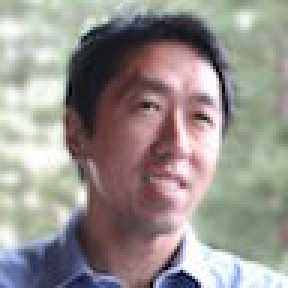
#> input picture arduinoBackend/AiFiles/images/andrew.jpg, 96 x 96 px (shown 3 times larger)
$ jupyter execute --allow-errors Face_Recognition.ipynb   (shell and % lines are left out)
#> lines starting #> are read from the running program, lines starting #| are printed output that depends on the picture
# Face Recognition

Welcome! In this assignment, you're going to build a face recognition system. Many of the ideas presented here are from [FaceNet](https://arxiv.org/pdf/1503.03832.pdf). In the lecture, you also encountered [DeepFace](https://research.fb.com/wp-content/uploads/2016/11/deepface-closing-the-gap-to-human-level-performance-in-face-verification.pdf).

Face recognition problems commonly fall into one of two categories:

**Face Verification** "Is this the claimed person?" For example, at some airports, you can pass through customs by letting a system scan your passport and then verifying that you (the person carrying the passport) are the correct person. A mobile phone that unlocks using your face is also using face verification. This is a 1:1 matching problem.

**Face Recognition** "Who is this person?" For example, the video lecture showed a [face recognition video](https://www.youtube.com/watch?v=wr4rx0Spihs) of Baidu employees entering the office without needing to otherwise identify themselves. This is a 1:K matching problem.

FaceNet learns a neural network that encodes a face image into a vector of 128 numbers. By comparing two such vectors, you can then determine if two pictures are of the same person.

By the end of this assignment, you'll be able to:

* Differentiate between face recognition and face verification
* Implement one-shot learning to solve a face recognition problem
* Apply the triplet loss function to learn a network's parameters in the context of face recognition
* Explain how to pose face recognition as a binary classification problem
* Map face images into 128-dimensional encodings using a pretrained model
* Perform face verification and face recognition with these encodings

**Channels-last notation**

For this assignment, you'll be using a pre-trained model which represents ConvNet activations using a "channels last" convention, as used during the lecture and in previous programming assignments.

In other words, a batch of images will be of shape $(m, n_H, n_W, n_C)$.

## Important Note on Submission to the AutoGrader

Before submitting your assignment to the AutoGrader, please make sure you are not doing the following:

1. You have not added any _extra_ `print` statement(s) in the assignment.
2. You have not added any _extra_ code cell(s) in the assignment.
3. You have not changed any of the function parameters.
4. You are not using any global variables inside your graded exercises. Unless specifically instructed to do so, please refrain from it and use the local variables instead.
5. You are not changing the assignment code where it is not required, like creating _extra_ variables.

If you do any of the following, you will get something like, `Grader not found` (or similarly unexpected) error upon submitting your assignment. Before asking for help/debugging the errors in your assignment, check for these first. If this is the case, and you don't remember the changes you have made, you can get a fresh copy of the assignment by following these [instructions](https://www.coursera.org/learn/convolutional-neural-networks/supplement/DS4yP/h-ow-to-refresh-your-workspace).

## Table of Contents

- [1 - Packages](#1)
- [2 - Naive Face Verification](#2)
- [3 - Encoding Face Images into a 128-Dimensional Vector](#3)
    - [3.1 - Using a ConvNet to Compute Encodings](#3-1)
    - [3.2 - The Triplet Loss](#3-2)
        - [Exercise 1 - triplet_loss](#ex-1)
- [4 - Loading the Pre-trained Model](#4)
- [5 - Applying the Model](#5)
    - [5.1 - Face Verification](#5-1)
        - [Exercise 2 - verify](#ex-2)
    - [5.2 - Face Recognition](#5-2)
        - [Exercise 3 - who_is_it](#ex-3)
- [6 - References](#6)

<a name='1'></a>
## 1 - Packages

Go ahead and run the cell below to import the packages you'll need.

[cell 1]
# [11 lines of commented-out code are left out]
import os
import numpy as np
# from numpy import genfromtxt
# import pandas as pd
# import tensorflow as tf
import PIL

[cell 2]
from PIL import Image
from numpy import asarray
img = Image.open("images/andrew.jpg")  # Replace with your image path
#> img is the input picture: PIL image 96x96 RGB; mean R, G, B 151.4, 145.6, 141.6
face_array = asarray(img)                  #image to array
width, height = img.size
#> width = 96; height = 96

[cell 3]
from keras_facenet import FaceNet
#> (the rest of this cell did not finish here and is left out)

#> (a cell that did not finish here is left out)

#> (a cell that did not finish here is left out)

#> (a cell that did not finish here is left out)

[cell 7]
image = Image.open("images/danielle.png")  # Replace with your image path
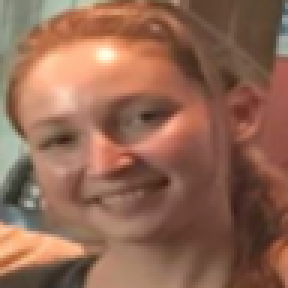
#> input picture arduinoBackend/AiFiles/images/danielle.png, 96 x 96 px (shown 3 times larger)
#> image is the input picture: PIL image 96x96 RGBA; mean R, G, B, A 145.6, 103.1, 83, 255
# Open the image
# Convert the image to RGBA mode if it's not already
image = image.convert("RGBA")

# Split the image into individual channels
r, g, b, a = image.split()
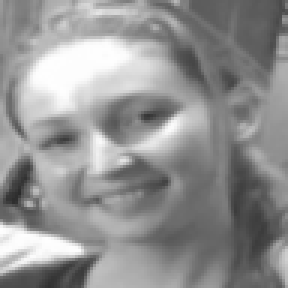
#> r: PIL image 96x96 L (shown 3 times larger); min 43, max 254, mean 145.6
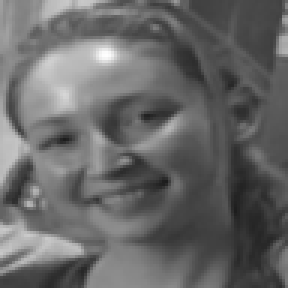
#> g: PIL image 96x96 L (shown 3 times larger); min 28, max 254, mean 103.1
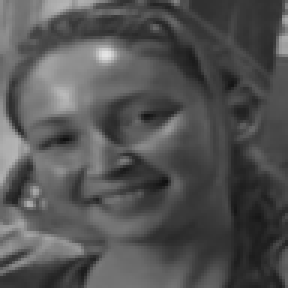
#> b: PIL image 96x96 L (shown 3 times larger); min 15, max 228, mean 83
#> a: PIL image 96x96 L; every value is 255

# Merge the RGB channels (discard the alpha channel)
new_image = Image.merge("RGB", (r, g, b))

# Save or display the modified image
new_image.save("image_without_alpha.png")
new_image.show()
